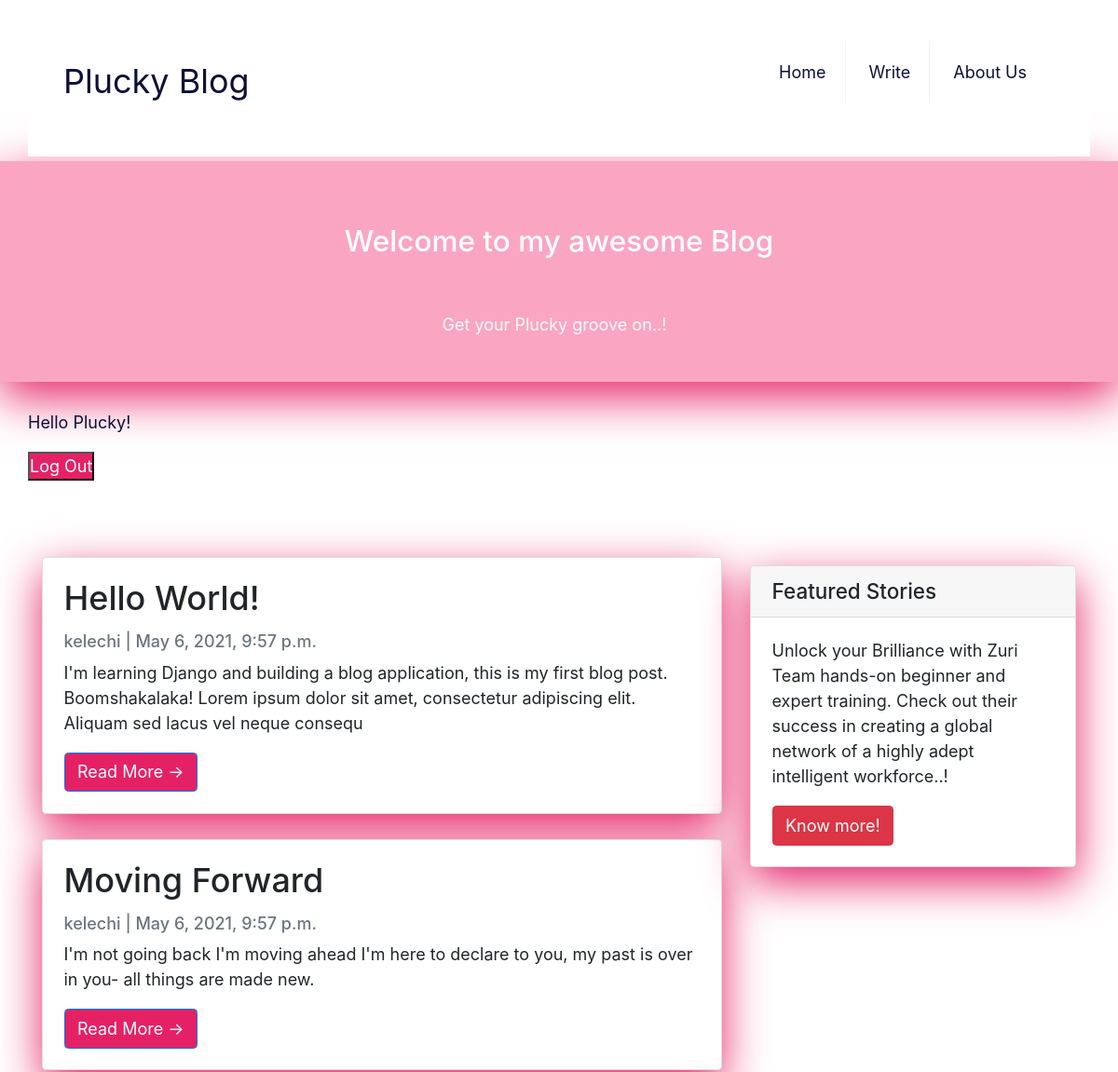
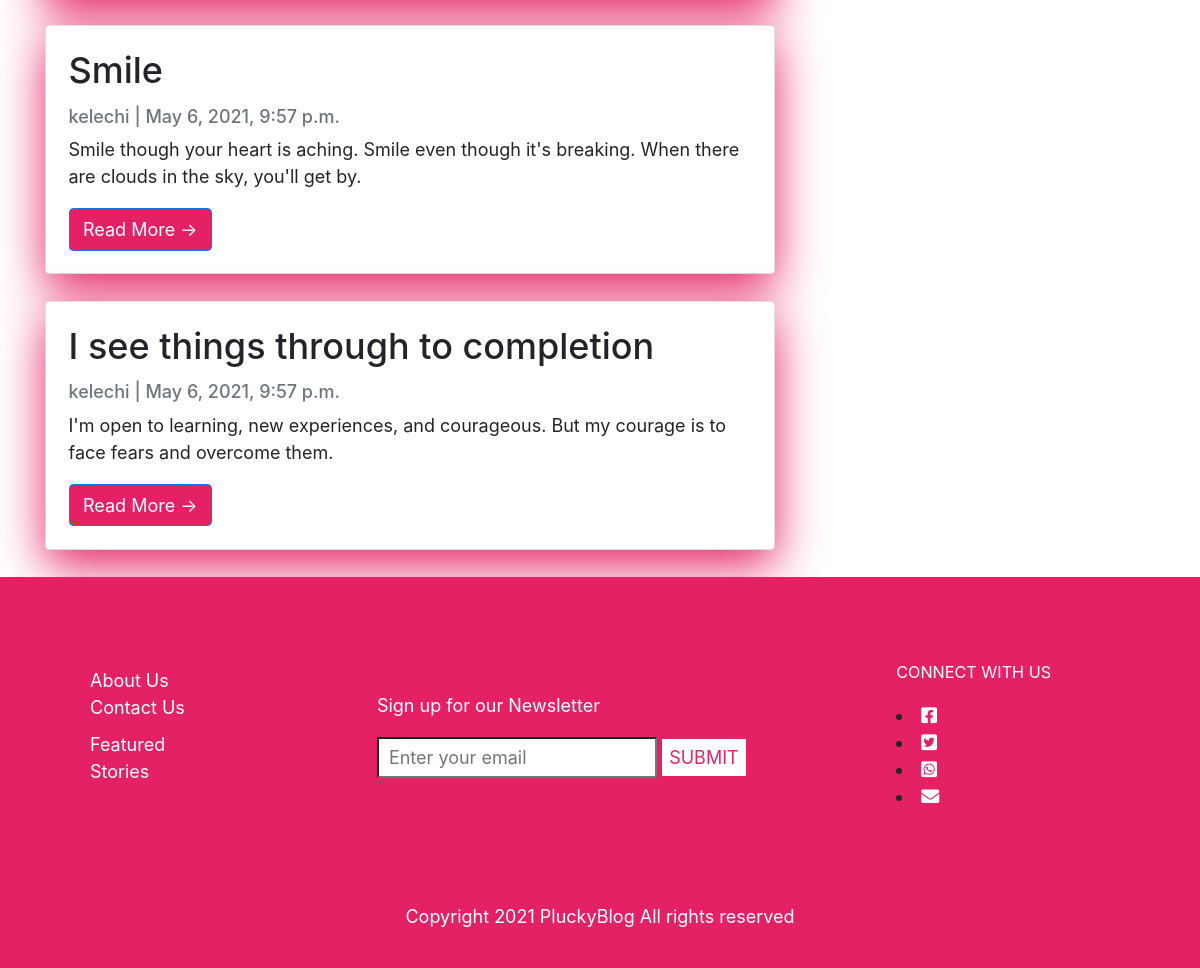
Screenshot of / (signed in) with the database file from the repository (2 pictures, top to bottom).
### pluckyblog/models.py (models this page shows, shortened)
class Post(models.Model):
    title = models.CharField(max_length=200, unique=True)
    author = models.ForeignKey(
        'auth.User',
        on_delete=models.SET_NULL, null=True,
        related_name='posts',
    )
    date_updated = models.DateTimeField(default=timezone.now)
    body = models.TextField()
    date_posted = models.DateTimeField(default=timezone.now)
    status = models.IntegerField(choices=STATUS, default=0)
    class Meta:
        ordering = ['-date_posted']

### pluckyblog/views.py (the view)
# urls.py: path('', BlogListView.as_view(), name='home'),
class BlogListView(ListView):
    queryset = Post.objects.filter(status=1).order_by('-date_posted')
    template_name = 'home.html'

### templates/home.html
{% extends 'base.html' %} {% block content %}
<div class="container">
  <div class="row">
    <div class="col-md-8 mt-3 left">
      {% for post in object_list %}
      <div class="card mb-4">
        <div class="card-body">
          <h2 class="card-title">{{ post.title }}</h2>
          <p class="card-text text-muted h6">
            {{ post.author }} | {{ post.date_posted}}
          </p>
          <p class="card-text">{{post.body|slice:":200" }}</p>
          <a href="{% url 'post_detail' post.pk  %}" class="btn btn-primary"
            >Read More &rarr;</a
          >
        </div>
      </div>
      {% endfor %}
    </div>
    {% block sidebar %}
    <div class="col-md-4 float-right">
      <div class="card my-4">
        <h5 class="card-header">Featured Stories</h5>
        <div class="card-body">
          <p class="card-text">
            Unlock your Brilliance with Zuri Team hands-on beginner and expert training.
            Check out their success in creating a global network of a highly adept intelligent workforce..!
          </p>
          <a
            href="https://zuri.team/"
            class="btn btn-danger"
            >Know more!</a
          >
        </div>
      </div>
    </div>
    {% endblock sidebar %}
  </div>
</div>
{%endblock%}

### templates/blogsections/header.html (shortened to what this page needs)
<!DOCTYPE html>
{% load static %}
<html lang="en">
  <head>
    <link rel="stylesheet" href="{% static 'css/base.css' %}">
    <link rel="stylesheet" href="https://cdnjs.cloudflare.com/ajax/libs/font-awesome/5.15.3/css/all.min.css">
    <link rel="stylesheet" href="https://maxcdn.bootstrapcdn.com/bootstrap/4.0.0/css/bootstrap.min.css"
 />
  </head>
  <header>
    <div>
      <nav class="navbar">
        <a href="{% url 'home' %}" class="logo">Plucky Blog</a>
        <ul class="menu">
         <li><a href="{% url 'home' %}">Home</a></li>
         <li><a href="{% url 'post_new' %}">Write</a></li>
         <li><a href="#">About Us</a></li>
        </ul>
      </nav>
    </div>
  </header>
  <header class="masthead">
      <div class="container">
        <div class="row">
          <div class="col-md-8 col-md-10 mx-auto">
            <div class="site-heading">
              <h3 class="site-heading my-4 mt-3 text-white">
                Welcome to my awesome Blog
              </h3>
              <p class="text-light">Get your Plucky groove on..! &nbsp</p>
            </div>
          </div>
        </div>
      </div>
  </header>
  <div class="auth">
    {% if user.is_authenticated %}
    <p>Hello {{ request.user }}!</p><a href="#" onClick="document.getElementById('logoutform').submit()"><button type="button">Log Out</button></a>
    {% else %}
    <p>Hello {{ request.user }}!</p>
    <a href="{% url 'signup' %}">Sign Up</a> | <a href="{% url 'login' %}">Log In</a>
    {% endif %}
    <br/><br/>
  </div>
</html>

### static/css/base.css (style rules this page uses)
html { box-sizing: border-box; font-family: Arial, Helvetica, sans-serif; font-size: 18px; }
*, *::before, *::after { font-weight: inherit; margin: 0; padding: 0; border-radius: 0; box-sizing: inherit; }
a.btn.btn-primary { background-color: #e52165; color: #FFF; }
a.btn.btn-danger { color: #FFF; }
button { background-color: #e52165; color: #FFF; }
.auth a { color: #e52165; }
ul { list-style-type: none; padding: 30px 30px 30px; }
header { padding: 5px 30px; align-items: center; justify-content: space-between; }
h2 { color: #e52165; font-size: 2.5rem; }
h3 { padding: 30px 30px 30px; }
header a, footer a, footer p { color: #FFF; }
.navbar { background-color: #fff; display: flex; justify-content: space-between; align-items: center; }
.navbar .logo { display: inline-block; font-size: 2em; padding: 10px 20px; text-decoration: none; color: #0d1137; }
.navbar .menu li { list-style: none; display: inline-block; }
.navbar .menu li a { display: block; padding: 20px 20px; border-right: 1px solid #f4f4f4; text-decoration: none; color: #0d1137; }
.navbar .menu li:last-child a { border-right: none; }
p { display: block; margin-block-start: 1em; margin-block-end: 1em; margin-inline-start: 0px; margin-inline-end: 0px; }
.card { box-shadow: 0 16px 48px #e52165; }
.masthead { background: #faa6c3; height: auto; text-align: center; padding-bottom: 30px; box-shadow: 0 16px 48px #e52165; padding-top: 10px; }
.auth { display: inline-block; padding: 30px; padding-bottom: 10px; text-decoration: none; color: #0d1137; }

### rows the page displays
Post: title "Hello World!", author "kelechi", date_posted "May 6, 2021, 9:57 p.m.", body "I'm learning Django and building a blog application, this is my first blog post. Boomshakalaka! Lorem ipsum dolor sit amet, consectetur adipiscing elit. Aliquam sed lacus vel neque consequ"
Post: title "Moving Forward", author "kelechi", date_posted "May 6, 2021, 9:57 p.m.", body "I'm not going back I'm moving ahead I'm here to declare to you, my past is over in you- all things are made new."
Post: title "Smile", author "kelechi", date_posted "May 6, 2021, 9:57 p.m.", body "Smile though your heart is aching. Smile even though it's breaking. When there are clouds in the sky, you'll get by."
Post: title "I see things through to completion", author "kelechi", date_posted "May 6, 2021, 9:57 p.m.", body "I'm open to learning, new experiences, and courageous. But my courage is to face fears and overcome them."

### other values shown
{{ request.user }} "Plucky"
